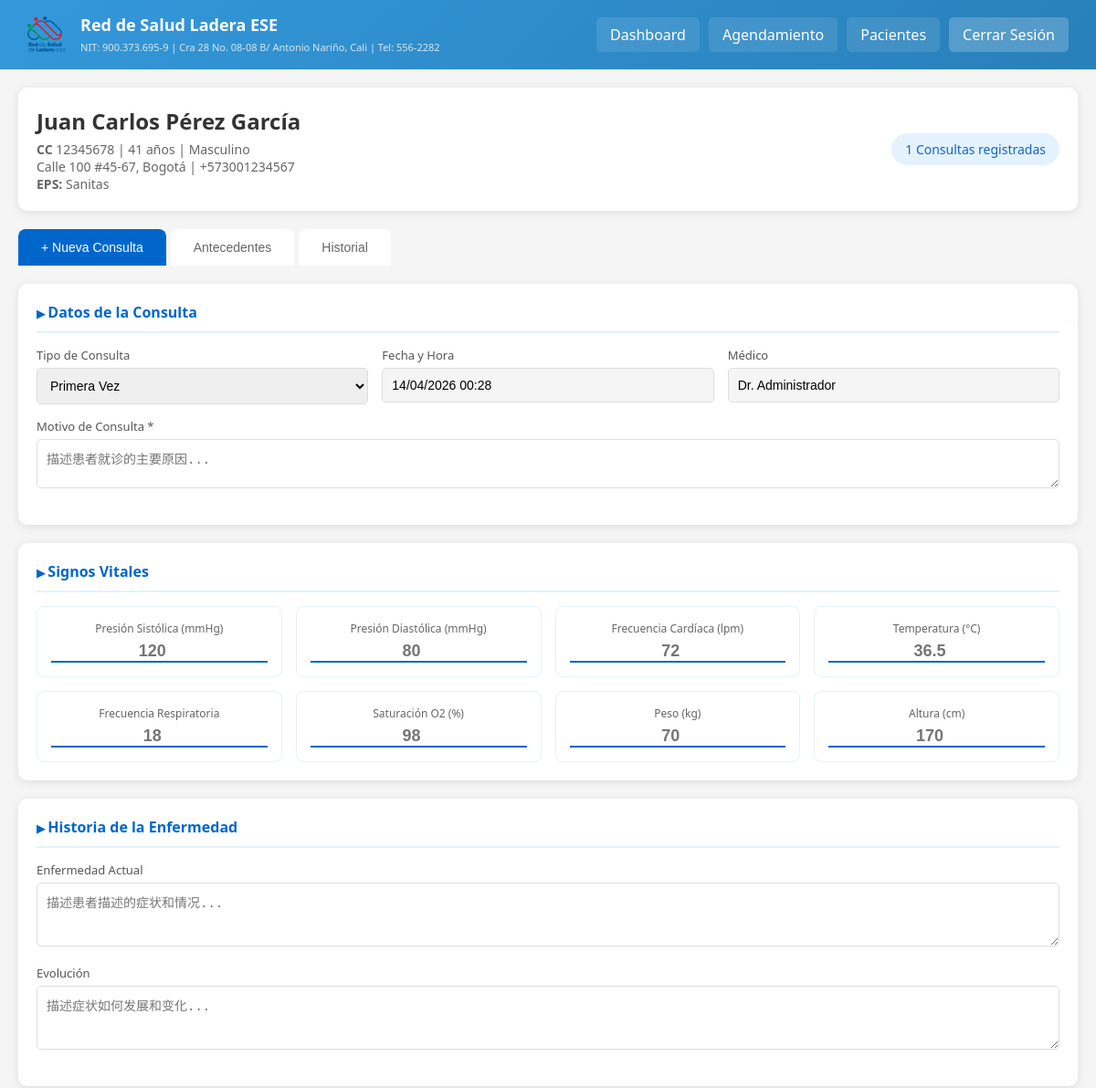
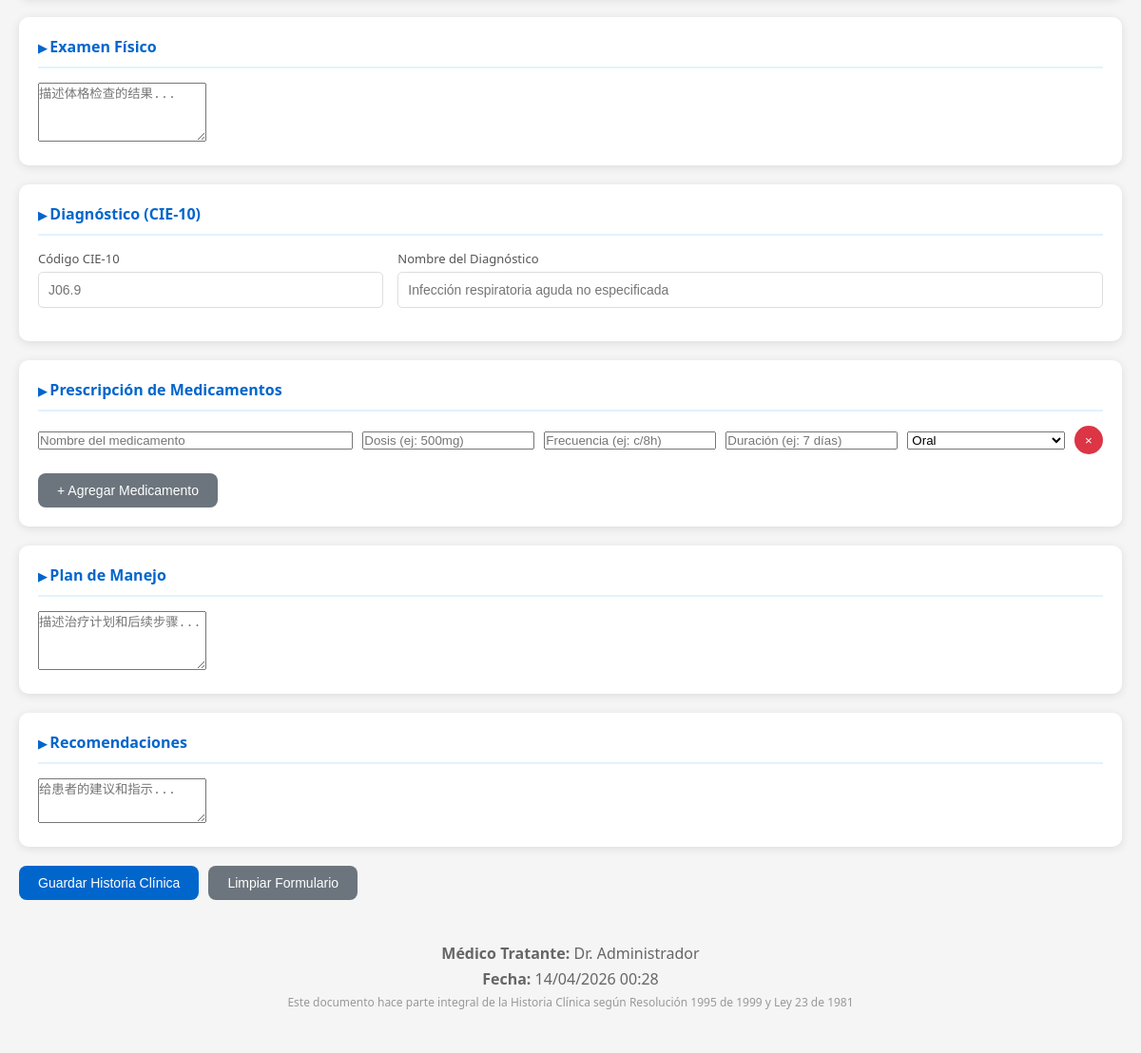
The page /clinical_history.php?patient_id=1 (signed in) on the database its author committed (2 pictures, top to bottom).
### tables this page shows
CREATE TABLE IF NOT EXISTS patients (
    id INT AUTO_INCREMENT PRIMARY KEY,
    
     
    id_type ENUM('CC', 'CE', 'PA', 'RC', 'TI', 'NIT', 'PEP', 'MSP') DEFAULT 'CC',
    id_number VARCHAR(20) UNIQUE NOT NULL,
    
     
    first_name VARCHAR(50) NOT NULL,
    second_name VARCHAR(50),
    last_name VARCHAR(50) NOT NULL,
    second_last_name VARCHAR(50),
    birth_date DATE NOT NULL,
    gender ENUM('M', 'F', 'O') NOT NULL,
    
     
    email VARCHAR(100),
    phone VARCHAR(20),
    mobile VARCHAR(20),
    address VARCHAR(255),
    city VARCHAR(100),
    department VARCHAR(100),
    
     
    emergency_contact_name VARCHAR(100),
    emergency_contact_phone VARCHAR(20),
    emergency_contact_relation VARCHAR(50),
    
     
    eps_name VARCHAR(100),
    eps_afiliation_type ENUM('Contributivo', 'Subsidiado', 'Vinculado', 'Especial', 'Particular') DEFAULT 'Contributivo',
    
     
    occupation VARCHAR(100),
    education_level VARCHAR(50),
    marital_status ENUM('Soltero', 'Casado', 'Unión Libre', 'Viudo', 'Separado') DEFAULT 'Soltero',
    race_ethnicity VARCHAR(50),
    is_active BOOLEAN DEFAULT TRUE,
    
    created_at TIMESTAMP DEFAULT CURRENT_TIMESTAMP,
    updated_at TIMESTAMP DEFAULT CURRENT_TIMESTAMP ON UPDATE CURRENT_TIMESTAMP
);

### www/clinical_history.php (the view, shortened to what this page needs)
<?php
$conn = new mysqli('telehealth-db', 'telehealth', 'telehealth123', 'telehealth');
$doctor_name = $_SESSION['user_name'] ?? $_SESSION['doctor_name'] ?? '';
$patient_id = isset($_GET['patient_id']) ? intval($_GET['patient_id']) : 0;
$patient = $conn->query("SELECT * FROM patients WHERE id=$patient_id AND is_active=1")->fetch_assoc();
$histories = $conn->query("SELECT ch.*, d.full_name as doctor_name
    FROM clinical_history ch
    LEFT JOIN doctors d ON ch.doctor_id = d.id
    WHERE ch.patient_id=$patient_id
    ORDER BY ch.consultation_date DESC");
$birth_date = new DateTime($patient['birth_date']);
$today = new DateTime('today');
$age = $birth_date->diff($today)->y;
?>
<!DOCTYPE html>
<html lang="es">
<head>
</head>
<body>
    <div class="header">
        <div style="display: flex; align-items: center; gap: 15px;">
            <img src="images/Logo Ladera ESE.png" alt="Logo" style="height: 40px; width: auto; border-radius: 5px;">
            <div>
                <h1>Red de Salud Ladera ESE</h1>
                <span style="font-size: 11px; opacity: 0.8;">NIT: 900.373.695-9 | Cra 28 No. 08-08 B/ Antonio Nariño, Cali | Tel: 556-2282</span>
            </div>
        </div>
        <div class="nav">
            <a href="dashboard.php">Dashboard</a>
            <a href="schedule.php">Agendamiento</a>
            <a href="patients.php">Pacientes</a>
            <a href="logout.php" class="logout">Cerrar Sesión</a>
        </div>
    </div>
    <div class="container">
        <div class="patient-header">
            <div class="patient-info">
                <h2><?php echo htmlspecialchars($patient['first_name'] . ' ' . $patient['second_name'] . ' ' . $patient['last_name'] . ' ' . $patient['second_last_name']); ?></h2>
                <p><strong><?php echo $patient['id_type']; ?></strong> <?php echo htmlspecialchars($patient['id_number']); ?> | <?php echo $age; ?> años | <?php echo $patient['gender'] === 'M' ? 'Masculino' : 'Femenino'; ?></p>
                <p><?php echo htmlspecialchars($patient['address'] . ', ' . $patient['city']); ?> | <?php echo htmlspecialchars($patient['mobile'] ?: $patient['phone']); ?></p>
                <p><strong>EPS:</strong> <?php echo htmlspecialchars($patient['eps_name'] ?: 'No registrada'); ?></p>
            </div>
            <div class="patient-badge">
                <?php echo $histories->num_rows; ?> Consultas registradas
            </div>
        </div>
        <div class="tabs">
            <button class="tab active" onclick="showTab('new-history')">+ Nueva Consulta</button>
            <button class="tab" onclick="showTab('antecedents')">Antecedentes</button>
            <button class="tab" onclick="showTab('history-list')">Historial</button>
        </div>
        <div id="new-history" class="tab-content">
            <form method="POST" action="">
                <div class="card">
                    <h3>Datos de la Consulta</h3>
                    <div class="form-grid-3">
                        <div class="form-group">
                            <label>Tipo de Consulta</label>
                            <select name="consultation_type">
                                <option value="Primera Vez">Primera Vez</option>
                            </select>
                        </div>
                        <div class="form-group">
                            <label>Fecha y Hora</label>
                            <input type="text" value="<?php echo date('d/m/Y H:i'); ?>" readonly style="background: #f5f5f5;">
                        </div>
                        <div class="form-group">
                            <label>Médico</label>
                            <input type="text" value="<?php echo htmlspecialchars($doctor_name); ?>" readonly style="background: #f5f5f5;">
                        </div>
                    </div>
                    <div class="form-group">
                        <label>Motivo de Consulta *</label>
                        <textarea name="reason_consultation" rows="2" required placeholder="描述患者就诊的主要原因..."></textarea>
                    </div>
                </div>
                <div class="card">
                    <h3>Signos Vitales</h3>
                    <div class="vital-signs">
                        <div class="vital-item">
                            <label>Presión Sistólica (mmHg)</label>
                            <input type="number" name="systolic_bp" placeholder="120">
                        </div>
                        <div class="vital-item">
                            <label>Presión Diastólica (mmHg)</label>
                            <input type="number" name="diastolic_bp" placeholder="80">
                        </div>
                        <div class="vital-item">
                            <label>Frecuencia Cardíaca (lpm)</label>
                            <input type="number" name="heart_rate" placeholder="72">
                        </div>
                        <div class="vital-item">
                            <label>Temperatura (°C)</label>
                            <input type="number" step="0.1" name="temperature" placeholder="36.5">
                        </div>
                        <div class="vital-item">
                            <label>Frecuencia Respiratoria</label>
                            <input type="number" name="respiratory_rate" placeholder="18">
                        </div>
                        <div class="vital-item">
                            <label>Saturación O2 (%)</label>
                            <input type="number" name="oxygen_saturation" placeholder="98">
                        </div>
                        <div class="vital-item">
                            <label>Peso (kg)</label>
                            <input type="number" step="0.1" name="weight" placeholder="70">
                        </div>
                        <div class="vital-item">
                            <label>Altura (cm)</label>
                            <input type="number" name="height" placeholder="170">
                        </div>
                    </div>
                </div>
                <div class="card">
                    <h3>Historia de la Enfermedad</h3>
                    <div class="form-group">
                        <label>Enfermedad Actual</label>
                        <textarea name="current_illness" rows="3" placeholder="描述患者描述的症状和情况..."></textarea>
                    </div>
                    <div class="form-group">
                        <label>Evolución</label>
                        <textarea name="illness_evolution" rows="3" placeholder="描述症状如何发展和变化..."></textarea>
                    </div>
                </div>
                <div class="card">
                    <h3>Examen Físico</h3>
                    <textarea name="physical_exam" rows="4" placeholder="描述体格检查的结果..."></textarea>
                </div>
                <div class="card">
                    <h3>Diagnóstico (CIE-10)</h3>
                    <div class="form-grid-3">
                        <div class="form-group">
                            <label>Código CIE-10</label>
                            <input type="text" name="diagnosis_code" placeholder="J06.9">
                        </div>
                        <div class="form-group full-width">
                            <label>Nombre del Diagnóstico</label>
                            <input type="text" name="diagnosis_name" placeholder="Infección respiratoria aguda no especificada">
                        </div>
                    </div>
                </div>
                <div class="card">
                    <h3>Prescripción de Medicamentos</h3>
                    <div id="medicines-container">
                        <div class="medicine-row">
                            <input type="text" name="medicine_name[]" placeholder="Nombre del medicamento">
                            <input type="text" name="medicine_dose[]" placeholder="Dosis (ej: 500mg)">
                            <input type="text" name="medicine_frequency[]" placeholder="Frecuencia (ej: c/8h)">
                            <input type="text" name="medicine_duration[]" placeholder="Duración (ej: 7 días)">
                            <select name="medicine_route[]">
                                <option value="Oral">Oral</option>
                            </select>
                            <button type="button" class="btn-remove" onclick="removeMedicine(this)">×</button>
                        </div>
                    </div>
                    <button type="button" class="btn btn-secondary" onclick="addMedicine()" style="margin-top: 10px;">+ Agregar Medicamento</button>
                </div>
                <div class="card">
                    <h3>Plan de Manejo</h3>
                    <textarea name="management_plan" rows="4" placeholder="描述治疗计划和后续步骤..."></textarea>
                </div>
                <div class="card">
                    <h3>Recomendaciones</h3>
                    <textarea name="recommendations" rows="3" placeholder="给患者的建议和指示..."></textarea>
                </div>
                <div class="form-actions">
                    <button type="submit" class="btn btn-primary">Guardar Historia Clínica</button>
                    <button type="reset" class="btn btn-secondary">Limpiar Formulario</button>
                </div>
                <div class="signature-section">
                    <p><strong>Médico Tratante:</strong> <?php echo htmlspecialchars($doctor_name); ?></p>
                    <p><strong>Fecha:</strong> <?php echo date('d/m/Y H:i'); ?></p>
                    <p style="font-size: 12px; color: #999;">Este documento hace parte integral de la Historia Clínica según Resolución 1995 de 1999 y Ley 23 de 1981</p>
                </div>
            </form>
        </div>
    </div>
</body>
</html>

### www/clinical_history.php (style rules this page uses)
* { box-sizing: border-box; margin: 0; padding: 0; }
body { font-family: 'Segoe UI', Tahoma, sans-serif; background: #f5f5f5; }
.header { background: linear-gradient(135deg, #3498db, #2980b9); color: white; padding: 15px 30px; display: flex; justify-content: space-between; align-items: center; }
.header img { height: 40px; width: auto; border-radius: 5px; }
.header h1 { font-size: 18px; }
.nav { display: flex; gap: 10px; }
.nav a { color: white; text-decoration: none; padding: 8px 15px; border-radius: 5px; background: rgba(255,255,255,0.1); transition: background 0.3s; }
.logout { background: rgba(255,255,255,0.2) !important; }
.container { max-width: 1400px; margin: 20px auto; padding: 0 20px; }
.patient-header { background: white; border-radius: 10px; padding: 20px; margin-bottom: 20px; box-shadow: 0 2px 10px rgba(0,0,0,0.1); display: flex; justify-content: space-between; align-items: center; }
.patient-info h2 { color: #333; margin-bottom: 5px; }
.patient-info p { color: #666; font-size: 14px; }
.patient-badge { background: #e3f2fd; color: #1565c0; padding: 8px 15px; border-radius: 20px; font-size: 14px; }
.btn { background: #28a745; color: white; padding: 10px 20px; border: none; border-radius: 8px; font-size: 14px; cursor: pointer; text-decoration: none; display: inline-block; transition: background 0.3s; }
.btn-primary { background: #0066cc; }
.btn-secondary { background: #6c757d; }
.tabs { display: flex; gap: 5px; margin-bottom: 20px; }
.tab { padding: 12px 25px; background: white; border: none; border-radius: 8px 8px 0 0; cursor: pointer; color: #666; font-size: 14px; transition: all 0.3s; }
.tab.active { background: #0066cc; color: white; }
.card { background: white; border-radius: 10px; padding: 20px; box-shadow: 0 2px 10px rgba(0,0,0,0.1); margin-bottom: 20px; }
.card h3 { color: #0066cc; margin-bottom: 15px; font-size: 16px; border-bottom: 2px solid #e3f2fd; padding-bottom: 10px; }
.card h3::before { content: "▶ "; font-size: 12px; }
.form-grid-3 { display: grid; grid-template-columns: repeat(3, 1fr); gap: 15px; }
.form-group { margin-bottom: 15px; }
.form-group.full-width { grid-column: span 2; }
.form-group label { display: block; margin-bottom: 5px; color: #555; font-weight: 500; font-size: 13px; }
.form-group input, .form-group select, .form-group textarea { width: 100%; padding: 10px; border: 1px solid #ddd; border-radius: 5px; font-size: 14px; }
.vital-signs { display: grid; grid-template-columns: repeat(4, 1fr); gap: 15px; }
.vital-item { background: white; padding: 15px; border-radius: 8px; text-align: center; border: 1px solid #e3f2fd; }
.vital-item label { display: block; color: #666; font-size: 12px; margin-bottom: 5px; }
.vital-item input { width: 100%; text-align: center; font-size: 18px; font-weight: bold; color: #0066cc; border: none; border-bottom: 2px solid #0066cc; background: transparent; }
.medicine-row { display: grid; grid-template-columns: 2fr 1fr 1fr 1fr 1fr auto; gap: 10px; margin-bottom: 10px; align-items: center; }
.btn-remove { background: #dc3545; color: white; border: none; width: 30px; height: 30px; border-radius: 50%; cursor: pointer; }
.signature-section { background: #f5f5f5; padding: 20px; border-radius: 8px; text-align: center; margin-top: 20px; }
.signature-section p { margin: 5px 0; color: #666; }
.form-actions { margin-top: 20px; display: flex; gap: 10px; }

### rows shown on the page
patients: first_name+second_name+last_name "Juan Carlos Pérez García", id_type "CC", id_number "12345678", birth_date "41", address+city "Calle 100 #45-67, Bogotá", mobile "+573001234567", eps_name "Sanitas"

### other values the page prints
$histories->num_rows "1"
$doctor_name "Dr. Administrador"
